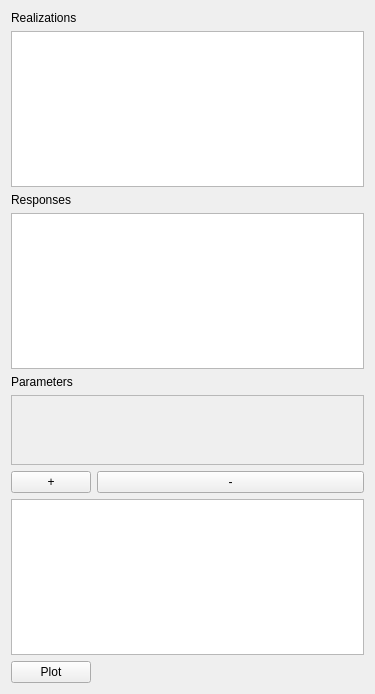
<?xml version="1.0" encoding="UTF-8"?>
<ui version="4.0">
 <class>param_sensitivity_widget</class>
 <widget class="QWidget" name="param_sensitivity_widget">
  <property name="geometry">
   <rect>
    <x>0</x>
    <y>0</y>
    <width>375</width>
    <height>694</height>
   </rect>
  </property>
  <property name="windowTitle">
   <string>Form</string>
  </property>
  <layout class="QFormLayout" name="formLayout">
   <property name="fieldGrowthPolicy">
    <enum>QFormLayout::AllNonFixedFieldsGrow</enum>
   </property>
   <item row="0" column="0">
    <widget class="QLabel" name="label">
     <property name="text">
      <string>Realizations</string>
     </property>
    </widget>
   </item>
   <item row="1" column="0" colspan="2">
    <widget class="QListWidget" name="realizationsListWidget"/>
   </item>
   <item row="3" column="0">
    <widget class="QLabel" name="label_3">
     <property name="text">
      <string>Responses</string>
     </property>
    </widget>
   </item>
   <item row="5" column="0">
    <widget class="QLabel" name="label_2">
     <property name="text">
      <string>Parameters</string>
     </property>
    </widget>
   </item>
   <item row="6" column="0" colspan="2">
    <widget class="QScrollArea" name="parameterScrollArea">
     <property name="widgetResizable">
      <bool>true</bool>
     </property>
     <widget class="QWidget" name="scrollAreaWidgetContents">
      <property name="geometry">
       <rect>
        <x>0</x>
        <y>0</y>
        <width>355</width>
        <height>76</height>
       </rect>
      </property>
     </widget>
    </widget>
   </item>
   <item row="7" column="0">
    <widget class="QPushButton" name="addPushButton">
     <property name="text">
      <string>+</string>
     </property>
    </widget>
   </item>
   <item row="7" column="1">
    <widget class="QPushButton" name="pushButton_3">
     <property name="text">
      <string>-</string>
     </property>
    </widget>
   </item>
   <item row="9" column="0" colspan="2">
    <widget class="QListWidget" name="selectedParamListWidget"/>
   </item>
   <item row="10" column="0">
    <widget class="QPushButton" name="plotPushButton">
     <property name="text">
      <string>Plot</string>
     </property>
    </widget>
   </item>
   <item row="4" column="0" colspan="2">
    <widget class="QTreeView" name="responseTreeView"/>
   </item>
  </layout>
 </widget>
 <resources/>
 <connections/>
</ui>
